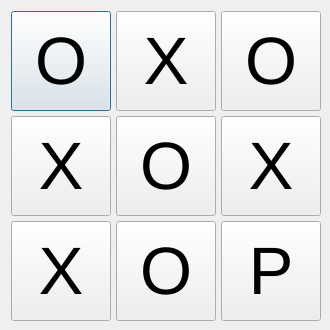
<?xml version="1.0" encoding="UTF-8"?>
<ui version="4.0">
 <class>Dialog</class>
 <widget class="QDialog" name="Dialog">
  <property name="geometry">
   <rect>
    <x>0</x>
    <y>0</y>
    <width>330</width>
    <height>330</height>
   </rect>
  </property>
  <property name="minimumSize">
   <size>
    <width>300</width>
    <height>300</height>
   </size>
  </property>
  <property name="maximumSize">
   <size>
    <width>330</width>
    <height>330</height>
   </size>
  </property>
  <property name="windowTitle">
   <string>Dialog</string>
  </property>
  <layout class="QGridLayout" name="gridLayout">
   <item row="0" column="0">
    <widget class="QPushButton" name="pushButton_1">
     <property name="sizePolicy">
      <sizepolicy hsizetype="Minimum" vsizetype="Expanding">
       <horstretch>0</horstretch>
       <verstretch>0</verstretch>
      </sizepolicy>
     </property>
     <property name="minimumSize">
      <size>
       <width>100</width>
       <height>100</height>
      </size>
     </property>
     <property name="maximumSize">
      <size>
       <width>100</width>
       <height>100</height>
      </size>
     </property>
     <property name="font">
      <font>
       <pointsize>50</pointsize>
      </font>
     </property>
     <property name="text">
      <string>O</string>
     </property>
    </widget>
   </item>
   <item row="0" column="1">
    <widget class="QPushButton" name="pushButton_2">
     <property name="sizePolicy">
      <sizepolicy hsizetype="Minimum" vsizetype="Expanding">
       <horstretch>0</horstretch>
       <verstretch>0</verstretch>
      </sizepolicy>
     </property>
     <property name="minimumSize">
      <size>
       <width>100</width>
       <height>100</height>
      </size>
     </property>
     <property name="maximumSize">
      <size>
       <width>100</width>
       <height>100</height>
      </size>
     </property>
     <property name="font">
      <font>
       <pointsize>50</pointsize>
      </font>
     </property>
     <property name="text">
      <string>X</string>
     </property>
    </widget>
   </item>
   <item row="0" column="2">
    <widget class="QPushButton" name="pushButton_3">
     <property name="sizePolicy">
      <sizepolicy hsizetype="Minimum" vsizetype="Expanding">
       <horstretch>0</horstretch>
       <verstretch>0</verstretch>
      </sizepolicy>
     </property>
     <property name="minimumSize">
      <size>
       <width>100</width>
       <height>100</height>
      </size>
     </property>
     <property name="maximumSize">
      <size>
       <width>100</width>
       <height>100</height>
      </size>
     </property>
     <property name="font">
      <font>
       <pointsize>50</pointsize>
      </font>
     </property>
     <property name="text">
      <string>O</string>
     </property>
    </widget>
   </item>
   <item row="1" column="0">
    <widget class="QPushButton" name="pushButton_4">
     <property name="sizePolicy">
      <sizepolicy hsizetype="Minimum" vsizetype="Expanding">
       <horstretch>0</horstretch>
       <verstretch>0</verstretch>
      </sizepolicy>
     </property>
     <property name="minimumSize">
      <size>
       <width>100</width>
       <height>100</height>
      </size>
     </property>
     <property name="maximumSize">
      <size>
       <width>100</width>
       <height>100</height>
      </size>
     </property>
     <property name="font">
      <font>
       <pointsize>50</pointsize>
      </font>
     </property>
     <property name="text">
      <string>X</string>
     </property>
    </widget>
   </item>
   <item row="1" column="1">
    <widget class="QPushButton" name="pushButton_5">
     <property name="sizePolicy">
      <sizepolicy hsizetype="Minimum" vsizetype="Expanding">
       <horstretch>0</horstretch>
       <verstretch>0</verstretch>
      </sizepolicy>
     </property>
     <property name="minimumSize">
      <size>
       <width>100</width>
       <height>100</height>
      </size>
     </property>
     <property name="maximumSize">
      <size>
       <width>100</width>
       <height>100</height>
      </size>
     </property>
     <property name="font">
      <font>
       <pointsize>50</pointsize>
      </font>
     </property>
     <property name="text">
      <string>O</string>
     </property>
    </widget>
   </item>
   <item row="1" column="2">
    <widget class="QPushButton" name="pushButton_6">
     <property name="sizePolicy">
      <sizepolicy hsizetype="Minimum" vsizetype="Expanding">
       <horstretch>0</horstretch>
       <verstretch>0</verstretch>
      </sizepolicy>
     </property>
     <property name="minimumSize">
      <size>
       <width>100</width>
       <height>100</height>
      </size>
     </property>
     <property name="maximumSize">
      <size>
       <width>100</width>
       <height>100</height>
      </size>
     </property>
     <property name="font">
      <font>
       <pointsize>50</pointsize>
      </font>
     </property>
     <property name="text">
      <string>X</string>
     </property>
    </widget>
   </item>
   <item row="2" column="0">
    <widget class="QPushButton" name="pushButton_7">
     <property name="sizePolicy">
      <sizepolicy hsizetype="Minimum" vsizetype="Expanding">
       <horstretch>0</horstretch>
       <verstretch>0</verstretch>
      </sizepolicy>
     </property>
     <property name="minimumSize">
      <size>
       <width>100</width>
       <height>100</height>
      </size>
     </property>
     <property name="maximumSize">
      <size>
       <width>100</width>
       <height>100</height>
      </size>
     </property>
     <property name="font">
      <font>
       <pointsize>50</pointsize>
      </font>
     </property>
     <property name="text">
      <string>X</string>
     </property>
    </widget>
   </item>
   <item row="2" column="1">
    <widget class="QPushButton" name="pushButton_8">
     <property name="sizePolicy">
      <sizepolicy hsizetype="Minimum" vsizetype="Expanding">
       <horstretch>0</horstretch>
       <verstretch>0</verstretch>
      </sizepolicy>
     </property>
     <property name="minimumSize">
      <size>
       <width>100</width>
       <height>100</height>
      </size>
     </property>
     <property name="maximumSize">
      <size>
       <width>100</width>
       <height>100</height>
      </size>
     </property>
     <property name="font">
      <font>
       <pointsize>50</pointsize>
      </font>
     </property>
     <property name="text">
      <string>O</string>
     </property>
    </widget>
   </item>
   <item row="2" column="2">
    <widget class="QPushButton" name="pushButton_9">
     <property name="sizePolicy">
      <sizepolicy hsizetype="Minimum" vsizetype="Expanding">
       <horstretch>0</horstretch>
       <verstretch>0</verstretch>
      </sizepolicy>
     </property>
     <property name="minimumSize">
      <size>
       <width>100</width>
       <height>100</height>
      </size>
     </property>
     <property name="maximumSize">
      <size>
       <width>100</width>
       <height>100</height>
      </size>
     </property>
     <property name="font">
      <font>
       <pointsize>50</pointsize>
      </font>
     </property>
     <property name="text">
      <string>P</string>
     </property>
    </widget>
   </item>
  </layout>
 </widget>
 <resources/>
 <connections/>
</ui>
